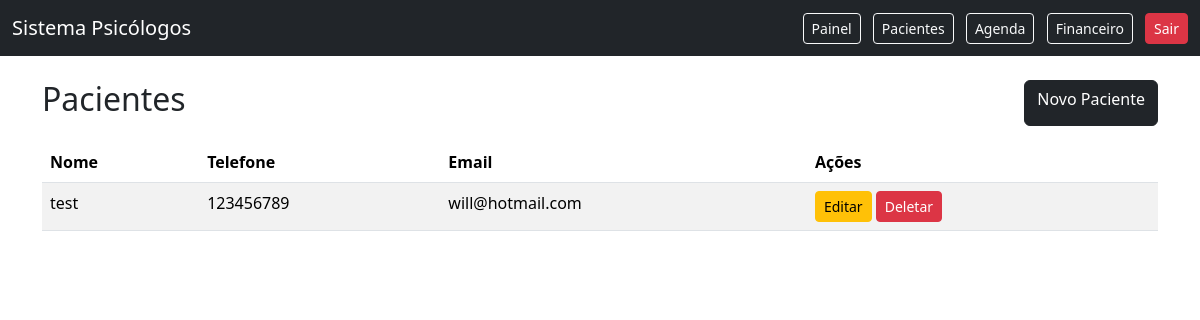
The page /pacientes/ (signed in) on the database as committed earlier.
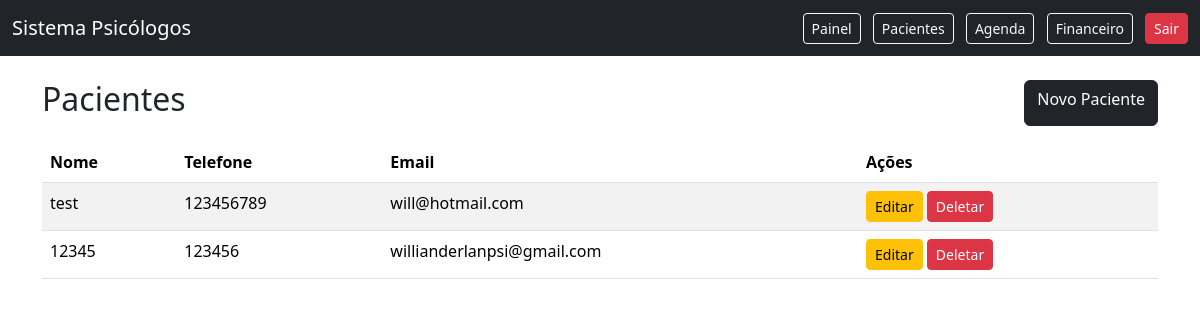
The same page on the database as committed later.
### pacientes/models.py (models this page shows, shortened)
class Paciente(models.Model):
    usuario = models.ForeignKey(
        User,
        on_delete=models.CASCADE
    )
    nome = models.CharField(max_length=255)
    objects = PacienteManager()
    nome = models.CharField(max_length=100)
    telefone = models.CharField(max_length=20)
    email = models.EmailField(blank=True, null=True)
    observacoes = models.TextField(blank=True, null=True)
    criado_em = models.DateTimeField(auto_now_add=True)

### pacientes/views.py (the view)
@login_required
def lista_pacientes(request):
    pacientes = Paciente.objects.do_usuario(
        request.user
    )
    return render(
        request,
        'pacientes/lista.html',
        {'pacientes': pacientes}
    )

### pacientes/models.py (called while the page is built)
    def do_usuario(self, user):
        return self.filter(usuario=user)

### templates/pacientes/lista.html
{% extends 'base.html' %}
{% block content %}
<div class="d-flex justify-content-between mb-3">
    <h2>Pacientes</h2>
    <a href="/pacientes/novo/" class="btn btn-dark">
        Novo Paciente
    </a>
</div>
<table class="table table-striped">
    <thead>
        <tr>
            <th>Nome</th>
            <th>Telefone</th>
            <th>Email</th>
            <th>Ações</th>
        </tr>
    </thead>
    <tbody>
        {% for paciente in pacientes %}
        <tr>
            <td>{{ paciente.nome }}</td>
            <td>{{ paciente.telefone }}</td>
            <td>{{ paciente.email }}</td>
            <td>
                <a
                    href="/pacientes/editar/{{ paciente.id }}/"
                    class="btn btn-sm btn-warning"
                >
                    Editar
                </a>
                <a
                    href="/pacientes/deletar/{{ paciente.id }}/"
                    class="btn btn-sm btn-danger"
                >
                    Deletar
                </a>
            </td>
        </tr>
        {% endfor %}
    </tbody>
</table>
{% endblock %}

Rows that differ between the two databases and show on the page:
added Paciente: nome "12345", telefone "123456", email "willianderlanpsi@gmail.com"
